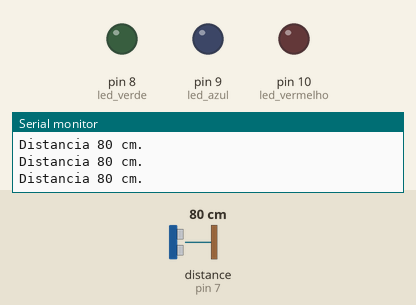
Simulated run of this sketch. Board: Arduino Uno, built with avr-gcc and run on an emulated ATmega328P. Shown: output pins drawn as LEDs (lit = HIGH), the last lines printed to the serial monitor. The test bench sets the inputs (shaded band); at power-on: distance to the obstacle (sensor on pin 7) 80 cm. The echo pulse lasts 58.3 µs per cm.

Above: at 1.2 s.
1.3 s: distance to the obstacle (sensor on pin 7) set to 32 cm
2.8 s: distance to the obstacle (sensor on pin 7) set to 26 cm
At 4.0 s:
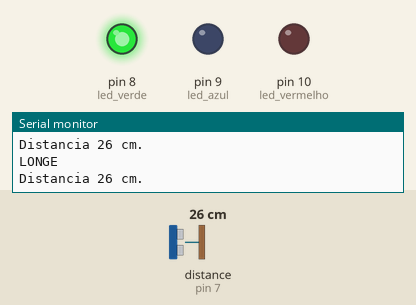
4.4 s: distance to the obstacle (sensor on pin 7) set to 15 cm
5.9 s: distance to the obstacle (sensor on pin 7) set to 11 cm
At 6.5 s:
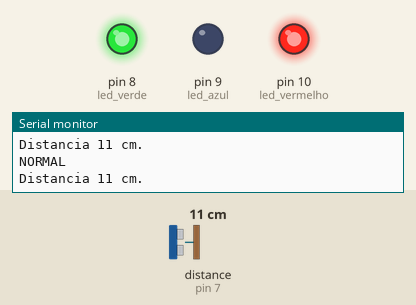
7.5 s: distance to the obstacle (sensor on pin 7) set to 6 cm
9.0 s: distance to the obstacle (sensor on pin 7) set to 3 cm
At 10.4 s:
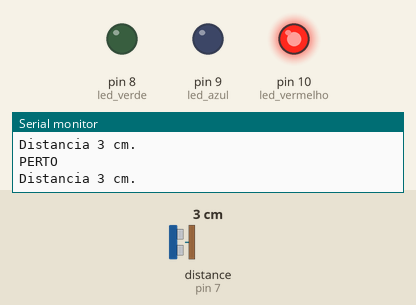
Timing chart, 0 to 11.6 s (numbered marks = the images above; inputs shaded):
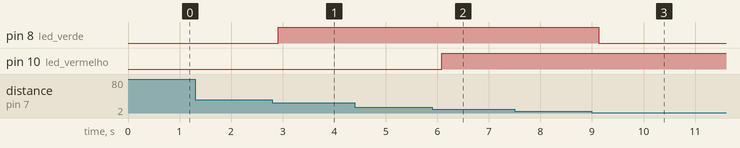

Measured:
- the behaviour switches between 30 and 29 cm on distance to the obstacle (sensor on pin 7) (found by bisection; images 0 and 1)
- the behaviour switches between 14 and 13 cm on distance to the obstacle (sensor on pin 7) (found by bisection; images 1 and 2)
- the behaviour switches between 5 and 4 cm on distance to the obstacle (sensor on pin 7) (found by bisection; images 2 and 3)
- after the input at 2.8 s, pin 8 (led_verde): LOW → HIGH after 0.11 s
- after the input at 5.9 s, pin 10 (led_vermelho): LOW → HIGH after 0.18 s
- after the input at 9.0 s, pin 8 (led_verde): HIGH → LOW after 0.13 s

The sketch:

codigo.ino
```cpp
#include "Ultrasonic.h"
const int echoPin = 7;
const int trigPin = 6;

int led_vermelho = 10;
int led_azul = 9;
int led_verde = 8;

Ultrasonic ultrasonic(trigPin, echoPin);

int distancia;
String resultadoS;

void setup() {
  pinMode(echoPin, INPUT);
  pinMode(trigPin, OUTPUT);

  pinMode(led_vermelho, OUTPUT);
  pinMode(led_azul, OUTPUT);
  pinMode(led_verde, OUTPUT);

  Serial.begin(9600);
}
void loop() {
  lerDistancia();
  ligarLED();
}

void lerDistancia() {
  distancia = ultrasonic.Ranging(CM);
  resultadoS = String(distancia);
  Serial.println("Distancia " + resultadoS + " cm.");
  delay(100);
}

void desligarLED() {
  digitalWrite(led_vermelho, LOW);
  digitalWrite(led_verde, LOW);
  digitalWrite(led_azul, LOW);
}

void ligarVermelho() {
  desligarLED();
  digitalWrite(led_vermelho, HIGH);
}

void ligarAmarelo() {
  desligarLED();
  digitalWrite(led_vermelho, HIGH);
  digitalWrite(led_verde, HIGH);
}

void ligarVerde() {
  desligarLED();
  digitalWrite(led_verde, HIGH);
}

void ligarLED() {

  if (distancia < 5) {
    Serial.println("PERTO");
    ligarVermelho();
  }
  else if (distancia >= 5 && distancia < 14) {
    Serial.println("NORMAL");
    ligarAmarelo();
  }
  else if (distancia >= 14 && distancia < 30) {
    Serial.println("LONGE");
    ligarVerde();
  }
}
```
